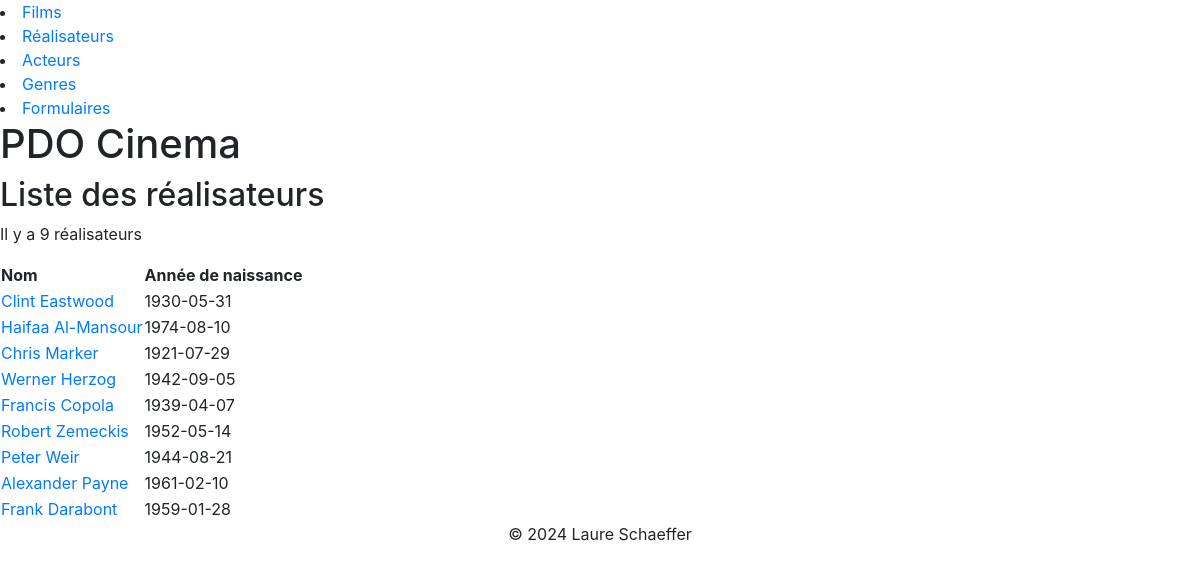
The app's page /index.php?action=listReals with its own data.
### tables this page shows
CREATE TABLE IF NOT EXISTS `realisateur` (
  `id_realisateur` int NOT NULL AUTO_INCREMENT,
  `id_personne` int NOT NULL,
  PRIMARY KEY (`id_realisateur`),
  UNIQUE KEY `id_personne` (`id_personne`),
  CONSTRAINT `realisateur_ibfk_1` FOREIGN KEY (`id_personne`) REFERENCES `personne` (`id_personne`)
);

CREATE TABLE IF NOT EXISTS `personne` (
  `id_personne` int NOT NULL AUTO_INCREMENT,
  `nom` varchar(50) DEFAULT NULL,
  `prenom` varchar(50) DEFAULT NULL,
  `sexe` varchar(10) DEFAULT NULL,
  `date_naissance` date DEFAULT NULL,
  `photo` text,
  PRIMARY KEY (`id_personne`)
);

### controller/CinemaController.php (called while the page is built, shortened)
<?php
class CinemaController {
    public function listReals(){
        $pdo = Connect::seConnecter();
        $requeteLsReal = $pdo->query(
            "SELECT CONCAT(p.prenom, ' ', p.nom) AS nomReal, p.date_naissance, r.id_realisateur
            FROM realisateur r
            INNER JOIN personne p ON r.id_personne = p.id_personne"
        );
        require "view/personnes/listeReals.php";
    }
}

### view/personnes/listeReals.php (the view, shortened to what this page needs)
<p class="uk-label uk-label-warning"> Il y a <?= $requeteLsReal->rowCount() ?> réalisateurs </p>
<table class="uk-table uk-table-striped">
    <thead>
        <tr>
            <th>Nom</th>
            <th>Année de naissance</th>
        </tr>
    </thead>
    <tbody>
        <?php
        foreach($requeteLsReal->fetchAll() as $real) { ?>
        <tr>
            <td><a href="index.php?action=detailReal&id=<?= $real["id_realisateur"]?>"><?= $real["nomReal"] ?></a></td>
            <td><?= $real["date_naissance"]?> </td>
        </tr>
        <?php } ?>
    </tbody>
</table>
<?php
require_once "view/template.php";

### records on screen
realisateur: nomReal "Clint Eastwood", id_personne.date_naissance "1930-05-31"
realisateur: nomReal "Haifaa Al-Mansour", id_personne.date_naissance "1974-08-10"
realisateur: nomReal "Chris Marker", id_personne.date_naissance "1921-07-29"
realisateur: nomReal "Werner Herzog", id_personne.date_naissance "1942-09-05"
realisateur: nomReal "Francis Copola", id_personne.date_naissance "1939-04-07"
realisateur: nomReal "Robert Zemeckis", id_personne.date_naissance "1952-05-14"
realisateur: nomReal "Peter Weir", id_personne.date_naissance "1944-08-21"
realisateur: nomReal "Alexander Payne", id_personne.date_naissance "1961-02-10"
realisateur: nomReal "Frank Darabont", id_personne.date_naissance "1959-01-28"

### other values on screen
$titre_secondaire "Liste des réalisateurs"
$requeteLsReal->rowCount() "9"
